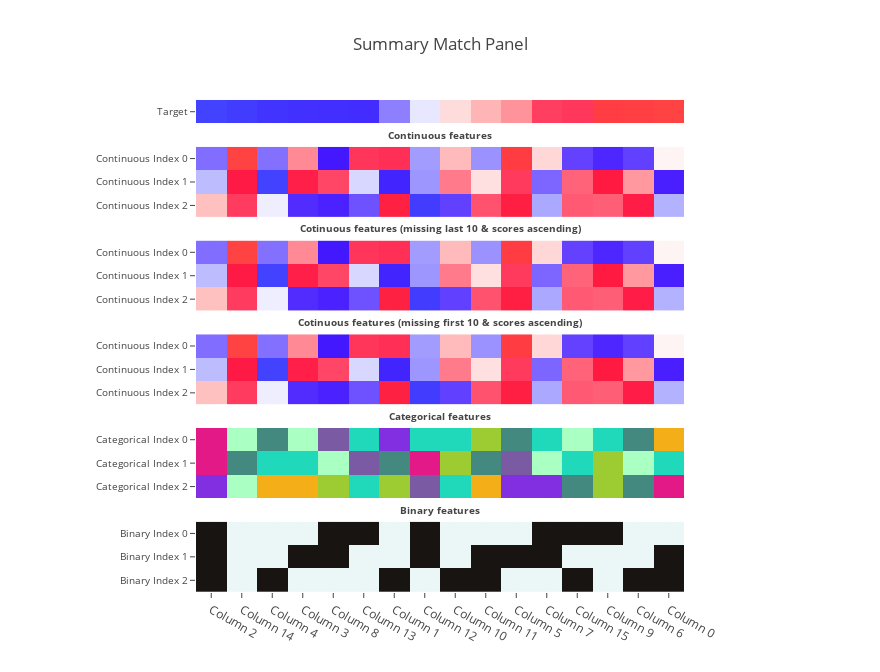

Notebook source saved alongside this figure:
### Code cell
from match.make_summary_match_panel import make_summary_match_panel


n_index = 8

n_column = 16

features_continuous = pd.DataFrame(
    np.random.random_sample(size=(
        n_index,
        n_column,
    )),
    index=('Continuous Index {}'.format(i) for i in range(n_index)),
    columns=('Column {}'.format(i) for i in range(n_column)),
)

features_categorical = pd.DataFrame(
    np.random.random_integers(
        0,
        8,
        size=(
            n_index,
            n_column,
        )),
    index=('Categorical Index {}'.format(i) for i in range(n_index)),
    columns=('Column {}'.format(i) for i in range(n_column)),
)

features_binary = pd.DataFrame(
    np.random.random_integers(
        0,
        1,
        size=(
            n_index,
            n_column,
        )),
    index=('Binary Index {}'.format(i) for i in range(n_index)),
    columns=('Column {}'.format(i) for i in range(n_column)),
)

n = 3

features_dict = {
    'Continuous features': {
        'df': features_continuous.iloc[:n, :],
        'data_type': 'continuous',
        'emphasis': 'high',
        'indices': ['Continuous Index {}'.format(i) for i in range(n)],
        'index_aliases': ['Alias {}'.format(i) for i in range(n)],
    },
    'Cotinuous features (missing last 10 & scores ascending)': {
        'df': features_continuous.iloc[:n, :],
        'data_type': 'continuous',
        'emphasis': 'low',
        'indices': ['Continuous Index {}'.format(i) for i in range(n)],
        'index_aliases': ['Alias {}'.format(i) for i in range(n)],
    },
    'Cotinuous features (missing first 10 & scores ascending)': {
        'df': features_continuous.iloc[:n, :],
        'data_type': 'continuous',
        'emphasis': 'low',
        'indices': ['Continuous Index {}'.format(i) for i in range(n)],
        'index_aliases': ['Alias {}'.format(i) for i in range(n)],
    },
    'Categorical features': {
        'df': features_categorical.iloc[:n, :],
        'data_type': 'categorical',
        'emphasis': 'high',
        'indices': ['Categorical Index {}'.format(i) for i in range(n)],
        'index_aliases': ['Alias {}'.format(i) for i in range(n)],
    },
    'Binary features': {
        'df': features_binary.iloc[:n, :],
        'data_type': 'binary',
        'emphasis': 'high',
        'indices': ['Binary Index {}'.format(i) for i in range(n)],
        'index_aliases': ['Alias {}'.format(i) for i in range(n)],
    },
}

score_moe_p_value_fdr = pd.DataFrame(
    index=np.concatenate(tuple(feature_dict['df'].index for feature_dict in features_dict.values())),
    columns=(
        'Score',
        '0.95 MoE',
        'P-Value',
        'FDR',
    )
)

for target, target_type in (
    (
        pd.Series(np.random.random_sample(size=n_column)),
        'continuous',
    ),
    (
        pd.Series(('Aa', ) * 4 + ('Bb', ) * 4 + ('Cc', ) * 4 + ('Aa', ) * 4 + ('Bb', ) * 4 + ('Cc', ) * 4),
        'categorical',
    ),
):
    
    target.name = 'Target'
    
    target.index = ('Column {}'.format(i) for i in range(n_column))

    score_moe_p_value_fdr = make_summary_match_panel(
        target,
        features_dict,
        score_moe_p_value_fdr,
        target_type=target_type,
    )

    score_moe_p_value_fdr = make_summary_match_panel(
        target,
        features_dict,
        score_moe_p_value_fdr,
        target_type=target_type,
        plot_only_columns_shared_by_target_and_all_features=True,
    )

### Figure 1 — Plotly figure (JSON) as saved in the notebook; plotly's stock layout.template omitted (floating-point values rounded to 4 significant figures; data arrays with more than 128 entries replaced by an {"elided": "..."} marker saying what was removed)
{"data": [{"colorscale": {"elided": "256x2 mixed values"}, "showscale": false, "text": [["Column 2", "Column 14", "Column 4", "Column 3", "Column 8", "Column 13", "Column 1", "Column 12", "Column 10", "Column 11", "Column 5", "Column 7", "Column 15", "Column 9", "Column 6", "Column 0"]], "type": "heatmap", "uid": "aed6265b-a1fa-4eb3-a354-606e3d10b813", "x": ["Column 2", "Column 14", "Column 4", "Column 3", "Column 8", "Column 13", "Column 1", "Column 12", "Column 10", "Column 11", "Column 5", "Column 7", "Column 15", "Column 9", "Column 6", "Column 0"], "y": ["Target"], "yaxis": "y6", "z": [[-1.276, -1.214, -1.121, -1.082, -1.065, -1.038, -0.2824, 0.03779, 0.2445, 0.3821, 0.4771, 0.7054, 0.7584, 1.466, 1.487, 1.521]], "zmax": 1.521, "zmin": -1.276}, {"colorscale": {"elided": "256x2 mixed values"}, "showscale": false, "type": "heatmap", "uid": "e62c20a1-ca7f-4e76-8a92-9a20355a8c8f", "x": ["Column 2", "Column 14", "Column 4", "Column 3", "Column 8", "Column 13", "Column 1", "Column 12", "Column 10", "Column 11", "Column 5", "Column 7", "Column 15", "Column 9", "Column 6", "Column 0"], "y": ["Continuous Index 2", "Continuous Index 1", "Continuous Index 0"], "yaxis": "y5", "z": [[0.2767, 0.8268, -0.1395, -1.105, -1.183, -0.8198, 1.409, -2.012, -0.8988, 0.7145, 1.383, -0.4899, 0.6867, 0.669, 1.138, -0.4563], [-0.401, 1.157, -2.117, 1.11, 0.7581, -0.2612, -1.603, -0.5612, 0.5628, 0.1085, 0.8527, -0.7433, 0.6525, 1.247, 0.4502, -1.212], [-0.7174, 2.011, -0.7063, 0.5034, -1.281, 0.9062, 0.958, -0.5414, 0.3021, -0.5806, 1.912, 0.1575, -0.8854, -1.146, -0.898, 0.005991]], "zmax": 2.011, "zmin": -2.117}, {"colorscale": {"elided": "256x2 mixed values"}, "showscale": false, "type": "heatmap", "uid": "cc08f593-3727-4cb0-b3fa-b1d23e3a4d90", "x": ["Column 2", "Column 14", "Column 4", "Column 3", "Column 8", "Column 13", "Column 1", "Column 12", "Column 10", "Column 11", "Column 5", "Column 7", "Column 15", "Column 9", "Column 6", "Column 0"], "y": ["Continuous Index 2", "Continuous Index 1", "Continuous Index 0"], "yaxis": "y4", "z": [[0.2767, 0.8268, -0.1395, -1.105, -1.183, -0.8198, 1.409, -2.012, -0.8988, 0.7145, 1.383, -0.4899, 0.6867, 0.669, 1.138, -0.4563], [-0.401, 1.157, -2.117, 1.11, 0.7581, -0.2612, -1.603, -0.5612, 0.5628, 0.1085, 0.8527, -0.7433, 0.6525, 1.247, 0.4502, -1.212], [-0.7174, 2.011, -0.7063, 0.5034, -1.281, 0.9062, 0.958, -0.5414, 0.3021, -0.5806, 1.912, 0.1575, -0.8854, -1.146, -0.898, 0.005991]], "zmax": 2.011, "zmin": -2.117}, {"colorscale": {"elided": "256x2 mixed values"}, "showscale": false, "type": "heatmap", "uid": "5af18c5c-b66f-48d5-9a27-31422828cd5c", "x": ["Column 2", "Column 14", "Column 4", "Column 3", "Column 8", "Column 13", "Column 1", "Column 12", "Column 10", "Column 11", "Column 5", "Column 7", "Column 15", "Column 9", "Column 6", "Column 0"], "y": ["Continuous Index 2", "Continuous Index 1", "Continuous Index 0"], "yaxis": "y3", "z": [[0.2767, 0.8268, -0.1395, -1.105, -1.183, -0.8198, 1.409, -2.012, -0.8988, 0.7145, 1.383, -0.4899, 0.6867, 0.669, 1.138, -0.4563], [-0.401, 1.157, -2.117, 1.11, 0.7581, -0.2612, -1.603, -0.5612, 0.5628, 0.1085, 0.8527, -0.7433, 0.6525, 1.247, 0.4502, -1.212], [-0.7174, 2.011, -0.7063, 0.5034, -1.281, 0.9062, 0.958, -0.5414, 0.3021, -0.5806, 1.912, 0.1575, -0.8854, -1.146, -0.898, 0.005991]], "zmax": 2.011, "zmin": -2.117}, {"colorscale": [[0, "#20d9ba"], [0.1429, "#9017e6"], [0.2857, "#ff1968"], [0.4286, "#ffe119"], [0.5714, "#3cb44b"], [0.7143, "#4e41d8"], [0.8571, "#ffa400"], [1, "#aaffc3"]], "showscale": false, "type": "heatmap", "uid": "d41c7043-b8aa-4d8e-8821-8aeeee6cf4ef", "x": ["Column 2", "Column 14", "Column 4", "Column 3", "Column 8", "Column 13", "Column 1", "Column 12", "Column 10", "Column 11", "Column 5", "Column 7", "Column 15", "Column 9", "Column 6", "Column 0"], "y": ["Categorical Index 2", "Categorical Index 1", "Categorical Index 0"], "yaxis": "y2", "z": [[1, 8, 7, 7, 4, 0, 4, 6, 0, 7, 1, 1, 5, 4, 5, 2], [2, 5, 0, 0, 8, 6, 5, 2, 4, 5, 6, 8, 0, 4, 8, 0], [2, 8, 5, 8, 6, 0, 1, 0, 0, 4, 5, 0, 8, 0, 5, 7]]}, {"colorscale": [[0, "#ebf6f7"], [1, "#171412"]], "showscale": false, "type": "heatmap", "uid": "c1244336-8301-4c01-b24b-fbd2f1629ffa", "x": ["Column 2", "Column 14", "Column 4", "Column 3", "Column 8", "Column 13", "Column 1", "Column 12", "Column 10", "Column 11", "Column 5", "Column 7", "Column 15", "Column 9", "Column 6", "Column 0"], "y": ["Binary Index 2", "Binary Index 1", "Binary Index 0"], "yaxis": "y", "z": [[1, 0, 1, 0, 0, 0, 1, 0, 1, 1, 0, 0, 1, 0, 1, 1], [1, 0, 0, 1, 1, 0, 0, 1, 0, 1, 1, 1, 0, 0, 0, 1], [1, 0, 0, 0, 1, 1, 0, 1, 0, 0, 0, 1, 1, 1, 0, 0]]}], "layout": {"annotations": [{"font": {"size": 9.6}, "showarrow": false, "text": "<b>Continuous features</b>", "x": 0.5, "xanchor": "center", "xref": "paper", "y": 0.9286, "yanchor": "middle", "yref": "paper"}, {"font": {"size": 9.6}, "showarrow": false, "text": "<b>Cotinuous features (missing last 10 & scores ascending)</b>", "x": 0.5, "xanchor": "center", "xref": "paper", "y": 0.7381, "yanchor": "middle", "yref": "paper"}, {"font": {"size": 9.6}, "showarrow": false, "text": "<b>Cotinuous features (missing first 10 & scores ascending)</b>", "x": 0.5, "xanchor": "center", "xref": "paper", "y": 0.5476, "yanchor": "middle", "yref": "paper"}, {"font": {"size": 9.6}, "showarrow": false, "text": "<b>Categorical features</b>", "x": 0.5, "xanchor": "center", "xref": "paper", "y": 0.3571, "yanchor": "middle", "yref": "paper"}, {"font": {"size": 9.6}, "showarrow": false, "text": "<b>Binary features</b>", "x": 0.5, "xanchor": "center", "xref": "paper", "y": 0.1667, "yanchor": "middle", "yref": "paper"}], "height": 672, "margin": {"l": 196, "r": 196}, "title": "Summary Match Panel", "width": 880, "xaxis": {"anchor": "y"}, "yaxis": {"domain": [0, 0.1429], "dtick": 1, "tickfont": {"size": 9.6}}, "yaxis2": {"domain": [0.1905, 0.3333], "dtick": 1, "tickfont": {"size": 9.6}}, "yaxis3": {"domain": [0.381, 0.5238], "dtick": 1, "tickfont": {"size": 9.6}}, "yaxis4": {"domain": [0.5714, 0.7143], "dtick": 1, "tickfont": {"size": 9.6}}, "yaxis5": {"domain": [0.7619, 0.9048], "dtick": 1, "tickfont": {"size": 9.6}}, "yaxis6": {"domain": [0.9524, 1], "tickfont": {"size": 9.6}}}}
